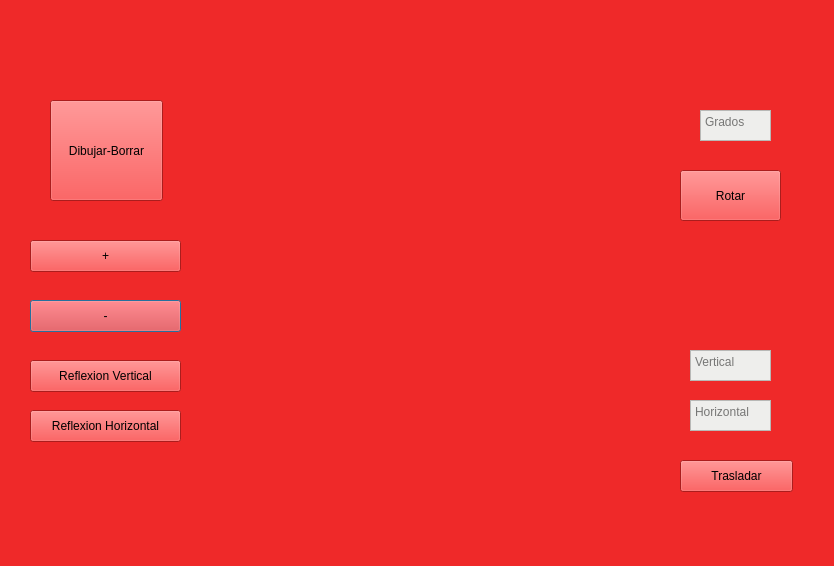
<?xml version="1.0" encoding="UTF-8"?>
<ui version="4.0">
 <class>prismabasetrian</class>
 <widget class="QDialog" name="prismabasetrian">
  <property name="geometry">
   <rect>
    <x>0</x>
    <y>0</y>
    <width>834</width>
    <height>566</height>
   </rect>
  </property>
  <property name="windowTitle">
   <string>Prisma Base Triangular</string>
  </property>
  <property name="styleSheet">
   <string notr="true">background-color: rgb(239, 41, 41);</string>
  </property>
  <widget class="QPushButton" name="pushButton_5">
   <property name="geometry">
    <rect>
     <x>30</x>
     <y>300</y>
     <width>151</width>
     <height>32</height>
    </rect>
   </property>
   <property name="text">
    <string>-</string>
   </property>
  </widget>
  <widget class="QPushButton" name="pushButton">
   <property name="enabled">
    <bool>true</bool>
   </property>
   <property name="geometry">
    <rect>
     <x>50</x>
     <y>100</y>
     <width>113</width>
     <height>101</height>
    </rect>
   </property>
   <property name="text">
    <string>Dibujar-Borrar</string>
   </property>
  </widget>
  <widget class="QPushButton" name="pushButton_4">
   <property name="geometry">
    <rect>
     <x>30</x>
     <y>240</y>
     <width>151</width>
     <height>32</height>
    </rect>
   </property>
   <property name="text">
    <string>+</string>
   </property>
  </widget>
  <widget class="QPushButton" name="pushButton_7">
   <property name="geometry">
    <rect>
     <x>30</x>
     <y>360</y>
     <width>151</width>
     <height>32</height>
    </rect>
   </property>
   <property name="text">
    <string>Reflexion Vertical</string>
   </property>
  </widget>
  <widget class="QTextEdit" name="boxXinicio">
   <property name="geometry">
    <rect>
     <x>690</x>
     <y>400</y>
     <width>81</width>
     <height>31</height>
    </rect>
   </property>
   <property name="styleSheet">
    <string notr="true">background-color: rgb(238, 238, 236);</string>
   </property>
   <property name="placeholderText">
    <string>Horizontal</string>
   </property>
  </widget>
  <widget class="QPushButton" name="pushButton_3">
   <property name="geometry">
    <rect>
     <x>680</x>
     <y>170</y>
     <width>101</width>
     <height>51</height>
    </rect>
   </property>
   <property name="text">
    <string>Rotar</string>
   </property>
  </widget>
  <widget class="QPushButton" name="pushButton_2">
   <property name="geometry">
    <rect>
     <x>680</x>
     <y>460</y>
     <width>113</width>
     <height>32</height>
    </rect>
   </property>
   <property name="text">
    <string>Trasladar</string>
   </property>
  </widget>
  <widget class="QPushButton" name="pushButton_6">
   <property name="geometry">
    <rect>
     <x>30</x>
     <y>410</y>
     <width>151</width>
     <height>32</height>
    </rect>
   </property>
   <property name="text">
    <string>Reflexion Horizontal</string>
   </property>
  </widget>
  <widget class="QTextEdit" name="boxGrados">
   <property name="geometry">
    <rect>
     <x>700</x>
     <y>110</y>
     <width>71</width>
     <height>31</height>
    </rect>
   </property>
   <property name="styleSheet">
    <string notr="true">background-color: rgb(238, 238, 236);</string>
   </property>
   <property name="placeholderText">
    <string>Grados</string>
   </property>
  </widget>
  <widget class="QTextEdit" name="boxYinicio">
   <property name="geometry">
    <rect>
     <x>690</x>
     <y>350</y>
     <width>81</width>
     <height>31</height>
    </rect>
   </property>
   <property name="styleSheet">
    <string notr="true">background-color: rgb(238, 238, 236);</string>
   </property>
   <property name="placeholderText">
    <string>Vertical</string>
   </property>
  </widget>
 </widget>
 <resources/>
 <connections/>
</ui>
